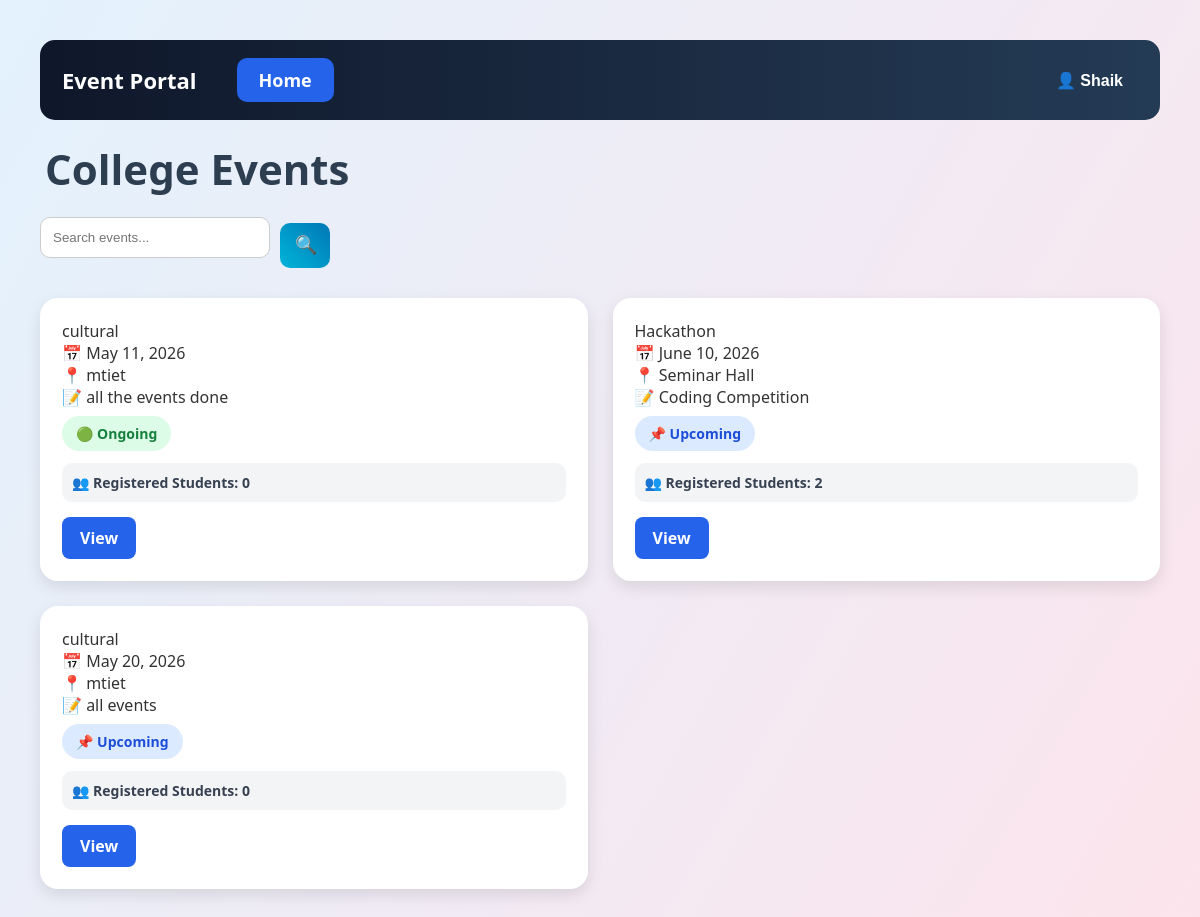
Before: / (signed in) with the older database file.
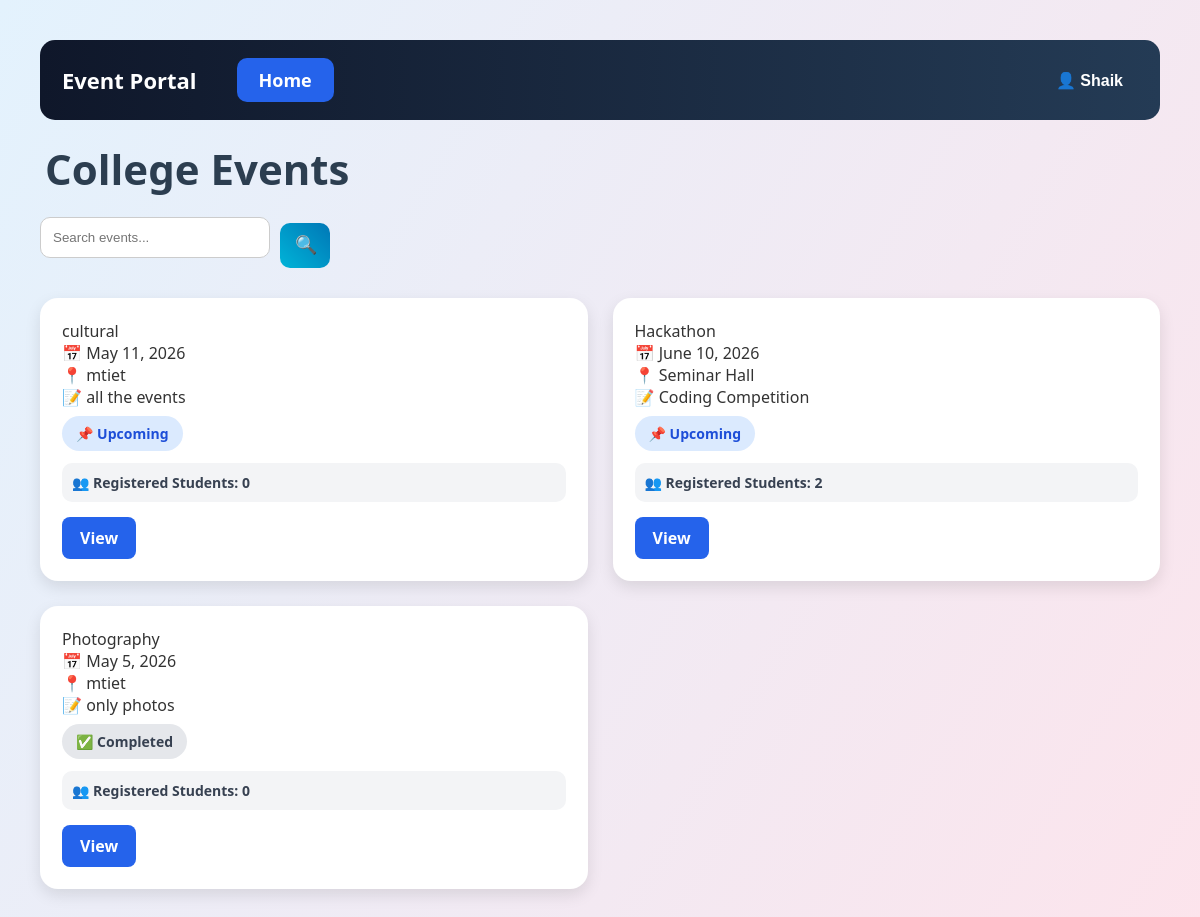
After: the same page with the newer database file.
### events/models.py (models this page shows, shortened)
class Event(models.Model):
    STATUS_CHOICES = (
        ('Upcoming', 'Upcoming'),
        ('Ongoing', 'Ongoing'),
        ('Completed', 'Completed'),
    )
    name = models.CharField(max_length=100)
    date = models.DateField()
    location = models.CharField(max_length=100)
    description = models.TextField()
    status = models.CharField(
        max_length=20,
        choices=STATUS_CHOICES,
        default='Upcoming'
    )

### events/views.py (the view, shortened to what this page needs)
# urls.py: path('', views.event_list, name='home'),
@login_required
def event_list(request):
    query = request.GET.get('q')
    if query:
        events = Event.objects.filter(
            name__icontains=query
        )
    else:
        events = Event.objects.all()
    return render(request, 'events/index.html', {
        'events': events,
        'query': query,
        'is_admin': is_admin(request.user),
        'is_student': is_student(request.user),
    })

### events/views.py (called while the page is built)
def is_admin(user):
    if user.is_superuser:
        return True
    return (
        hasattr(user, 'userprofile')
        and user.userprofile.role == 'admin'
    )

def is_student(user):
    return (
        hasattr(user, 'userprofile')
        and user.userprofile.role == 'student'
    )

### events/templates/events/index.html (shortened to what this page needs)
{% load static %}
<!doctype html>
<html>
  <head>
    <link rel="stylesheet" href="{% static 'events/style.css' %}" />
  </head>
  <body>
    <div class="navbar">
      <div class="logo">Event Portal</div>
      <div class="nav-links">
        <a href="/">Home</a>
      </div>
      <div class="profile-menu">
        <button class="profile-btn">👤 {{ request.user.username }}</button>
      </div>
    </div>
    <h1 class="main-title">College Events</h1>
    <form method="GET" class="search-bar">
     <input
    type="text"
    name="q"
    placeholder="Search events..."
    value="{{ query|default:'' }}"
/>
      <button type="submit">🔍</button>
    </form>
    <div class="events-container">
      {% for event in events %}
      <div class="event-card">
        <div class="event-title">{{ event.name }}</div>
        <div class="event-info">📅 {{ event.date }}</div>
        <div class="event-info">📍 {{ event.location }}</div>
        <div class="event-info">📝 {{ event.description }}</div>
        <div class="event-info">
          {% if event.status == "Upcoming" %}
          <span class="status upcoming"> 📌 Upcoming </span>
          {% elif event.status == "Ongoing" %}
          <span class="status ongoing"> 🟢 Ongoing </span>
          {% else %}
          <span class="status completed"> ✅ Completed </span>
          {% endif %}
        </div>
        <div class="register-count">
          👥 Registered Students: {{ event.registration_set.count }}
        </div>
        <a href="/event/{{ event.id }}/" class="view-btn"> View </a>
      </div>
      {% empty %}
      <div class="event-card">
        <div class="event-info">No events available</div>
      </div>
      {% endfor %}
    </div>
  </body>
</html>

### events/static/events/style.css (style rules this page uses)
* { margin: 0; padding: 0; box-sizing: border-box; }
body { font-family: "Segoe UI", sans-serif; background: linear-gradient(120deg, #e3f2fd, #fce4ec); color: #333; padding: 20px; }
.navbar { display: flex; align-items: center; background: linear-gradient(90deg, #0f172a, #243b55); padding: 18px 22px; border-radius: 15px; margin: 20px; gap: 40px; }
.logo { font-size: 22px; font-weight: bold; color: white; }
.nav-links { display: flex; gap: 25px; }
.nav-links a { background: #2563eb; color: white; text-decoration: none; padding: 10px 22px; border-radius: 10px; font-size: 18px; font-weight: bold; transition: 0.3s; }
.main-title { text-align: left; margin-left: 25px; margin-top: 20px; margin-bottom: 20px; font-size: 42px; color: #2c3e50; }
.search-bar { display: flex; align-items: center; gap: 10px; width: 25%; margin-left: 20px; margin-bottom: 25px; }
.search-bar input { width: 100%; padding: 10px; border-radius: 10px; border: 1px solid #ccc; outline: none; }
.search-bar button { width: 50px; height: 45px; border: none; border-radius: 10px; background: linear-gradient(45deg, #00b4d8, #0077b6); color: white; cursor: pointer; font-size: 18px; }
.events-container { display: grid; grid-template-columns: repeat(2, 1fr); gap: 25px; padding: 0 20px 30px; }
.event-card { background: white; padding: 22px; border-radius: 18px; box-shadow: 0 6px 16px rgba(0, 0, 0, 0.1); transition: 0.3s ease; height: 100%; }
form { margin-top: 15px; }
input[type="text"], input[type="date"], textarea, select { width: 100%; padding: 12px; margin-bottom: 15px; border-radius: 10px; border: 1px solid #ccc; outline: none; }
button { padding: 10px 15px; border: none; border-radius: 8px; background: linear-gradient(45deg, #00b4d8, #0077b6); color: white; cursor: pointer; transition: 0.3s; }
.status { display: inline-block; padding: 8px 14px; border-radius: 20px; font-size: 14px; font-weight: bold; margin-top: 8px; }
.upcoming { background: #dbeafe; color: #1d4ed8; }
.completed { background: #e5e7eb; color: #374151; }
.register-count { margin-top: 12px; background: #f3f4f6; padding: 10px; border-radius: 10px; font-size: 14px; font-weight: bold; color: #374151; }
.view-btn { display: inline-block; margin-top: 15px; background: #2563eb; color: white; padding: 10px 18px; border-radius: 8px; text-decoration: none; font-weight: bold; }
.profile-menu { position: relative; margin-left: auto; }
.profile-btn { background: transparent; border: none; color: white; font-size: 16px; font-weight: bold; cursor: pointer; }

Changed rows visible on the page:
removed Event: name "cultural", date "May 20, 2026", location "mtiet", description "all events", status "📌 Upcoming", registration_set.count "0"
changed Event "cultural": description "all the events done" → "all the events"; status "🟢 Ongoing" → "📌 Upcoming"
added Event: name "Photography", date "May 5, 2026", location "mtiet", description "only photos", status "✅ Completed", registration_set.count "0"
